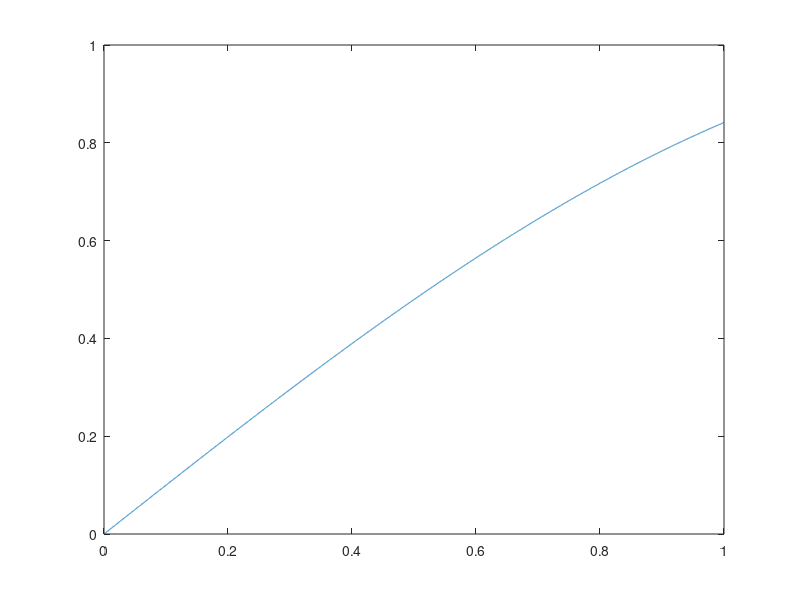

Reproduce this figure in MATLAB.

clear all;
amp=37;
fs=20500;  % sampling frequency
duration=1;
freq=50;
values=0:1/fs:duration;
amp_f= sin(values);
a=amp*sin(2*pi* freq*values);
sound(a);
plot(values,amp_f)
